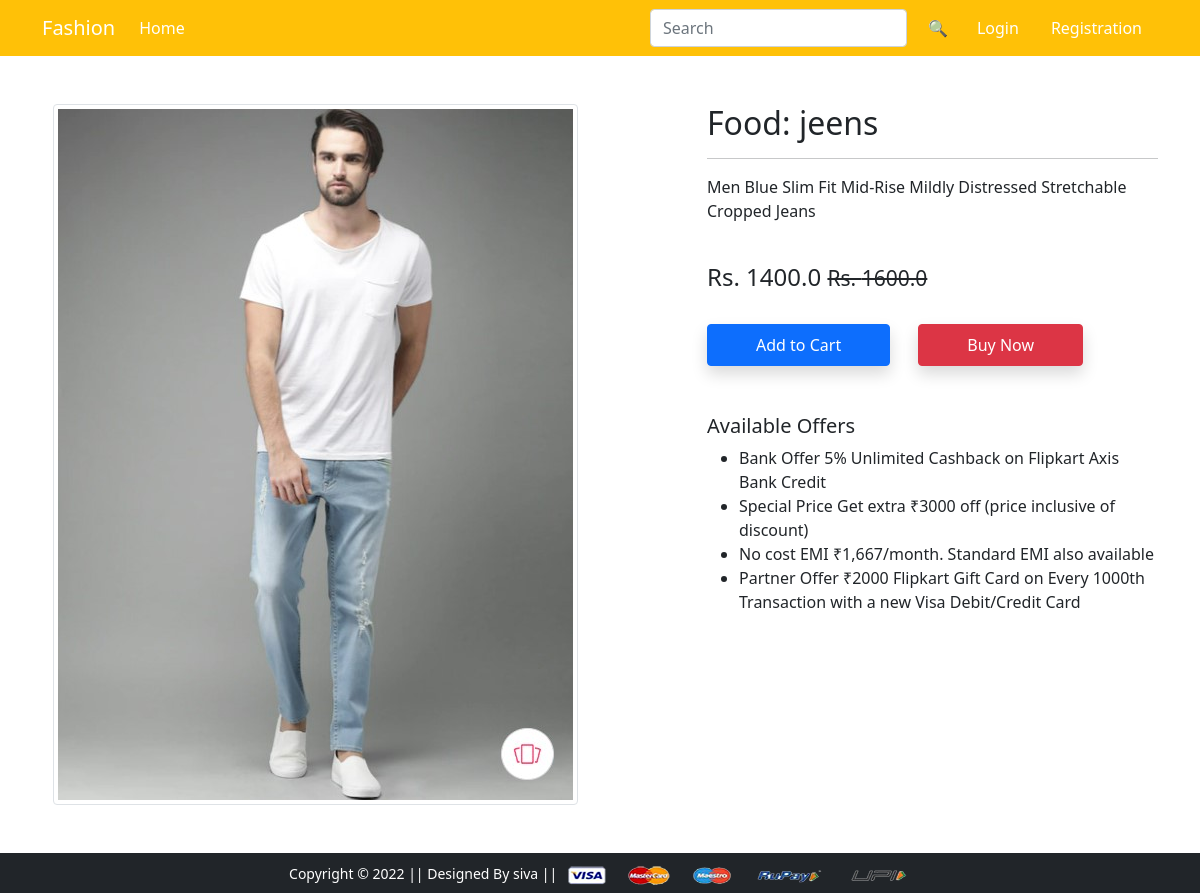
Screenshot of /product-detail/1 with the database file from the repository.
### app/models.py (models this page shows, shortened)
class Product(models.Model):
    title=models.CharField(max_length=100)
    selling_price=models.FloatField()
    discounted_price=models.FloatField()
    description=models.TextField()
    brand=models.CharField(max_length=100)
    category=models.CharField(choices=CATEGORY_CHOICES,max_length=2)
    product_image= models.ImageField(upload_to='productimg')

### app/views.py (the view)
# urls.py: path('product-detail/<int:pk>', views.ProductDetailView.as_view(), name='product-detail'),
class ProductDetailView(View):
 def get(self,request,pk):
  product=Product.objects.get(pk=pk)
  item_already_in_cart = False
  if request.user.is_authenticated:
   item_already_in_cart =Cart.objects.filter(Q(product=product.id) & Q(user=request.user)).exists()
  return render(request,'app/productdetail.html',{'product': product,'item_already_in_cart':item_already_in_cart})

### app/templates/app/productdetail.html (shortened to what this page needs)
{% extends 'app/base.html' %}
{% load static %}
{% block main-content %}
<div class="container my-5">
 <div class="row">
  <div class="col-sm-6 text-center align-self-center">
   <img src="{{product.product_image.url}}" alt="" class="img-fluid img-thumbnail">
  </div>
  <div class="col-sm-5 offset-sm-1">
   <h2>Food: {{product.title}}</h2>
   <hr>
   <p>{{product.description}}</p> <br>
   <h4>Rs. {{product.discounted_price}} <small class="fw-light text-decoration-line-through">Rs. {{product.selling_price}}</small></h4> <br>
{% if not request.user.is_authenticated %}
   <form action="/add-to-cart" class="d-inline">
    <button type="submit" class="btn btn-primary shadow px-5 py-2">Add to Cart</button>
   </form>
{% endif %}
   <a href="{% url 'checkout' %}" class="btn btn-danger shadow px-5 py-2 ms-4">Buy Now</a>
   <h5 class="mt-5">Available Offers</h5>
   <ul>
    <li>Bank Offer 5% Unlimited Cashback on Flipkart Axis Bank Credit</li>
    <li>Special Price Get extra ₹3000 off (price inclusive of discount)</li>
    <li>No cost EMI ₹1,667/month. Standard EMI also available</li>
    <li>Partner Offer ₹2000 Flipkart Gift Card on Every 1000th Transaction with a new Visa Debit/Credit Card</li>
   </ul>
  </div>
 </div>
</div>
{% endblock main-content %}

### rows the page displays
Product: product_image (picture), title "jeens", description "Men Blue Slim Fit Mid-Rise Mildly Distressed Stretchable Cropped Jeans", discounted_price "1400.0", selling_price "1600.0"
